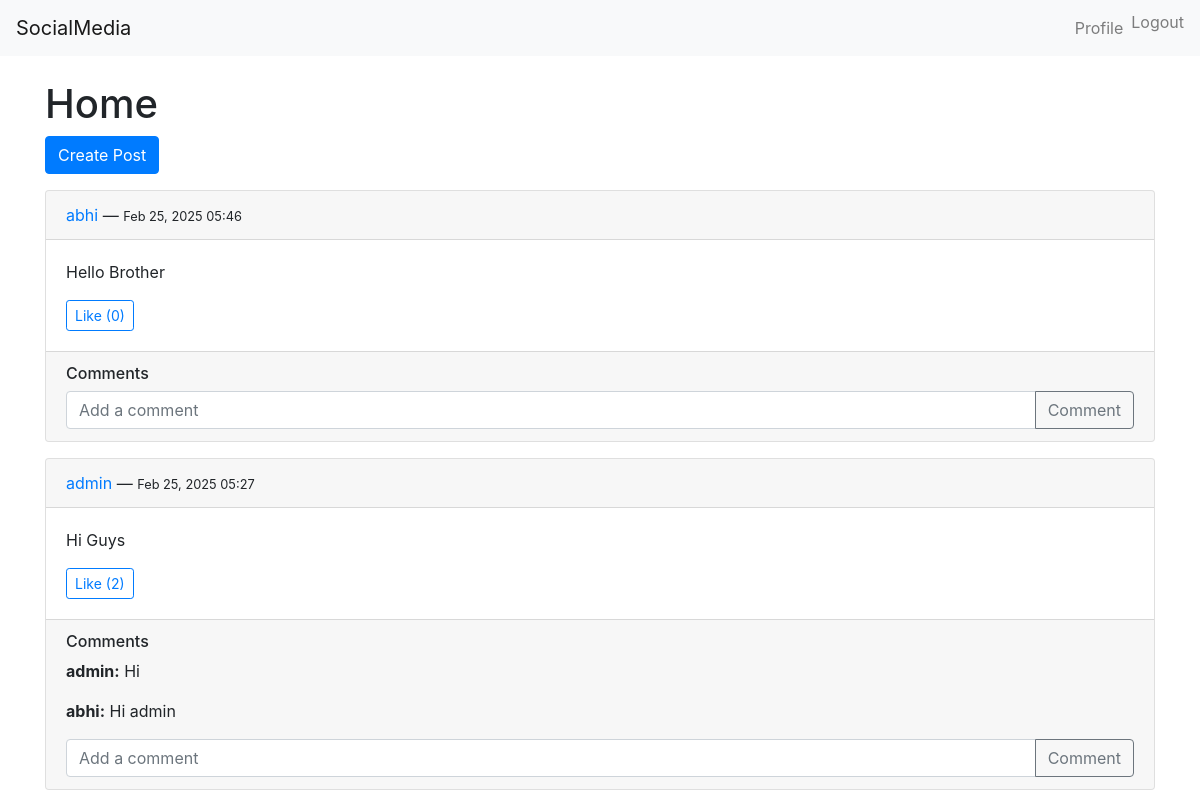
The app's page / (signed in) with its own data.
### socialapp/models.py (models this page shows, shortened)
class Post(models.Model):
    author = models.ForeignKey(User, on_delete=models.CASCADE, related_name="posts")
    content = models.TextField()
    created_at = models.DateTimeField(auto_now_add=True)
    likes = models.ManyToManyField(User, related_name="liked_posts", blank=True)

class Comment(models.Model):
    post = models.ForeignKey(Post, on_delete=models.CASCADE, related_name="comments")
    author = models.ForeignKey(User, on_delete=models.CASCADE)
    content = models.TextField()
    created_at = models.DateTimeField(auto_now_add=True)

### socialapp/views.py (the view)
# urls.py: 2. Add a URL to urlpatterns:  path('', views.home, name='home')
@login_required
def home(request):
    posts = Post.objects.all().order_by('-created_at')
    return render(request, 'socialapp/home.html', {'posts': posts})

### socialapp/templates/socialapp/home.html (shortened to what this page needs)
{% extends 'base.html' %}
{% block content %}
<h1>Home</h1>
<a href="{% url 'create_post' %}" class="btn btn-primary mb-3">Create Post</a>
{% for post in posts %}
  <div class="card mb-3">
    <div class="card-header">
      <a href="{% url 'profile' post.author.username %}">{{ post.author.username }}</a> &mdash;
      <small>{{ post.created_at|date:"M d, Y H:i" }}</small>
    </div>
    <div class="card-body">
      <p>{{ post.content }}</p>
      <a href="{% url 'like_post' post.id %}" class="btn btn-sm btn-outline-primary">
        Like ({{ post.likes.count }})
      </a>
    </div>
    <div class="card-footer">
      <h6>Comments</h6>
      {% for comment in post.comments.all %}
        <p><strong>{{ comment.author.username }}:</strong> {{ comment.content }}</p>
      {% endfor %}
      <form method="POST" action="{% url 'add_comment' post.id %}">
        <div class="input-group">
          <input type="text" name="content" class="form-control" placeholder="Add a comment">
          <div class="input-group-append">
            <button type="submit" class="btn btn-outline-secondary">Comment</button>
          </div>
        </div>
      </form>
    </div>
  </div>
{% empty %}
  <p>No posts to display.</p>
{% endfor %}
{% endblock %}

### socialapp/templates/base.html (shortened to what this page needs)
<!DOCTYPE html>
<html lang="en">
<head>
  <link rel="stylesheet" href="https://stackpath.bootstrapcdn.com/bootstrap/4.5.2/css/bootstrap.min.css">
</head>
<body>
<nav class="navbar navbar-expand-lg navbar-light bg-light">
  <a class="navbar-brand" href="{% url 'home' %}">SocialMedia</a>
  <div class="collapse navbar-collapse">
    <ul class="navbar-nav ml-auto">
      {% if user.is_authenticated %}
      <li class="nav-item">
        <a class="nav-link" href="{% url 'profile' user.username %}">Profile</a>
      </li>
      <li class="nav-item">
        <form id="logout-form" method="POST" action="{% url 'logout' %}" style="display:inline;">
  <button type="submit" class="btn btn-link nav-link" style="display:inline; padding:0; border:none;">Logout</button>
</form>
      </li>
      {% else %}
      <li class="nav-item">
        <a class="nav-link" href="{% url 'login' %}">Login</a>
      </li>
      {% endif %}
    </ul>
  </div>
</nav>
<div class="container mt-4">
  {% block content %}{% endblock %}
</div>
</body>
</html>

### records on screen
Post: author.username "abhi", created_at "Feb 25, 2025 05:46", content "Hello Brother", likes.count "0"
Post: author.username "admin", created_at "Feb 25, 2025 05:27", content "Hi Guys", likes.count "2"
Comment: author.username "admin", content "Hi"
Comment: author.username "abhi", content "Hi admin"
